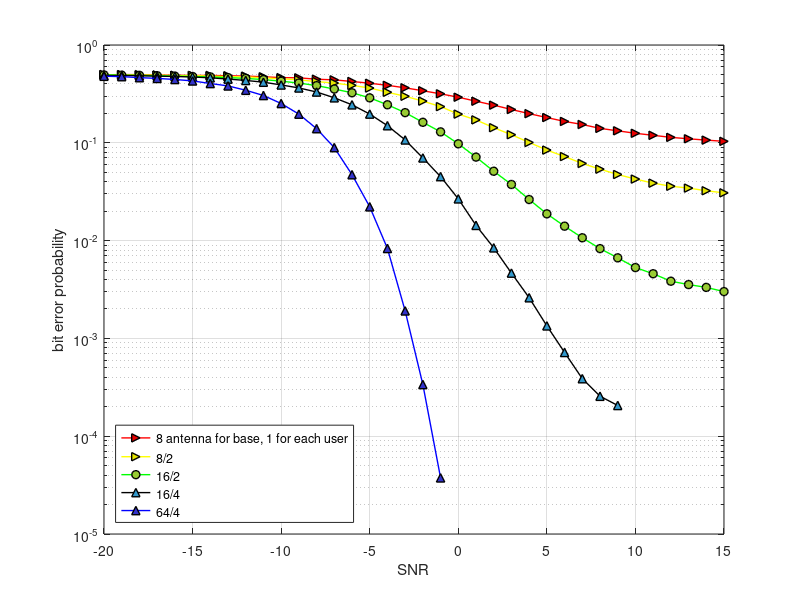

The MATLAB source for this figure:
clc;
clear all;
close all;
warning off;

figure
load MUMIMO_81.mat
semilogy(SNRs,error,'-r>',...  % figure for ZF+LS+muLAW_LDAC, red square
    'LineWidth',1,...
    'MarkerSize',6,...
    'MarkerEdgeColor','k',...
    'MarkerFaceColor',[0.9,0.0,0.0]);
hold on

load MUMIMO_82.mat
semilogy(SNRs,error,'-y>',...  % figure for MF+LS+muLAW_LDAC, yellow circle
    'LineWidth',1,...
    'MarkerSize',6,...
    'MarkerEdgeColor','k',...
    'MarkerFaceColor',[0.9,0.9,0.0]);
hold on

load MUMIMO_162.mat
semilogy(SNRs,error,'-go',... % figure for MMSE+LS+muLAW_LDAC, blue triangle
    'LineWidth',1,...
    'MarkerSize',6,...
    'MarkerEdgeColor','k',...
    'MarkerFaceColor',[0.6,0.8,0.2]);
hold on

load MUMIMO_164.mat
semilogy(SNRs,error,'-k^',...  % figure for MF+LS+muLAW_LDAC, yellow circle
    'LineWidth',1,...
    'MarkerSize',6,...
    'MarkerEdgeColor','k',...
    'MarkerFaceColor',[0.2,0.6,0.8]);
hold on

load MUMIMO_644.mat
semilogy(SNRs,error,'-b^',...  % figure for MF+LS+muLAW_LDAC, yellow circle
    'LineWidth',1,...
    'MarkerSize',6,...
    'MarkerEdgeColor','k',...
    'MarkerFaceColor',[0.2,0.2,0.8]);
hold on

grid on

xlabel('SNR')
ylabel('bit error probability')
legend('8 antenna for base, 1 for each user','8/2','16/2','16/4','64/4','Location','southwest');
% red - 'MarkerFaceColor',[0.9,0.0,0.0]);
% yellow - 'MarkerFaceColor',[0.9,0.9,0.0]);
% green -  'MarkerFaceColor',[0.6,0.8,0.2]);
% blue1 - 'MarkerFaceColor',[0.2,0.6,0.8]);
% blue2 - 'MarkerFaceColor',[0.2,0.2,0.8]);
